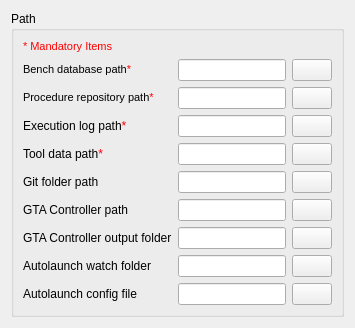
     <widget class="QWidget" name="PathTab">
      <attribute name="title">
       <string>Path settings</string>
      </attribute>
      <layout class="QGridLayout" name="gridLayout_2">
       <item row="0" column="0">
        <widget class="QGroupBox" name="groupBox">
         <property name="title">
          <string>Path</string>
         </property>
         <layout class="QGridLayout" name="gridLayout">
          <item row="2" column="1">
           <widget class="QLineEdit" name="RepositoryPathLE"/>
          </item>
          <item row="2" column="2">
           <widget class="QPushButton" name="RepositoryPathPB">
            <property name="text">
             <string/>
            </property>
            <property name="icon">
             <iconset resource="../resource.qrc">
              <normaloff>:/images/forms/img/OpenFolder.png</normaloff>:/images/forms/img/OpenFolder.png</iconset>
            </property>
           </widget>
          </item>
          <item row="2" column="0">
           <widget class="QLabel" name="label_3">
            <property name="toolTip">
             <string>Mandatory field</string>
            </property>
            <property name="text">
             <string>&lt;!DOCTYPE HTML PUBLIC &quot;-//W3C//DTD HTML 4.0//EN&quot; &quot;http://www.w3.org/TR/REC-html40/strict.dtd&quot;&gt;
&lt;html&gt;&lt;head&gt;&lt;meta name=&quot;qrichtext&quot; content=&quot;1&quot; /&gt;&lt;style type=&quot;text/css&quot;&gt;
p, li { white-space: pre-wrap; }
&lt;/style&gt;&lt;/head&gt;&lt;body style=&quot; font-family:'MS Shell Dlg 2'; font-size:8pt; font-weight:400; font-style:normal;&quot;&gt;
&lt;p style=&quot; margin-top:0px; margin-bottom:0px; margin-left:0px; margin-right:0px; -qt-block-indent:0; text-indent:0px;&quot;&gt;Procedure repository path&lt;span style=&quot; color:#ff0000;&quot;&gt;*&lt;/span&gt;&lt;/p&gt;&lt;/body&gt;&lt;/html&gt;</string>
            </property>
           </widget>
          </item>
          <item row="0" column="0">
           <widget class="QLabel" name="label_2">
            <property name="sizePolicy">
             <sizepolicy hsizetype="Preferred" vsizetype="Fixed">
              <horstretch>0</horstretch>
              <verstretch>0</verstretch>
             </sizepolicy>
            </property>
            <property name="text">
             <string>&lt;!DOCTYPE HTML PUBLIC &quot;-//W3C//DTD HTML 4.0//EN&quot; &quot;http://www.w3.org/TR/REC-html40/strict.dtd&quot;&gt;
&lt;html&gt;&lt;head&gt;&lt;meta name=&quot;qrichtext&quot; content=&quot;1&quot; /&gt;&lt;style type=&quot;text/css&quot;&gt;
p, li { white-space: pre-wrap; }
&lt;/style&gt;&lt;/head&gt;&lt;body style=&quot; font-family:'MS Shell Dlg 2'; font-size:8.25pt; font-weight:400; font-style:normal;&quot;&gt;
&lt;p style=&quot; margin-top:0px; margin-bottom:0px; margin-left:0px; margin-right:0px; -qt-block-indent:0; text-indent:0px;&quot;&gt;&lt;span style=&quot; font-size:8pt; color:#ff0000;&quot;&gt;* Mandatory Items&lt;/span&gt;&lt;/p&gt;&lt;/body&gt;&lt;/html&gt;</string>
            </property>
           </widget>
          </item>
          <item row="1" column="2">
           <widget class="QPushButton" name="LibPathPB">
            <property name="text">
             <string/>
            </property>
            <property name="icon">
             <iconset resource="../resource.qrc">
              <normaloff>:/images/forms/img/OpenFolder.png</normaloff>:/images/forms/img/OpenFolder.png</iconset>
            </property>
           </widget>
          </item>
          <item row="1" column="1">
           <widget class="QLineEdit" name="LibPathLE"/>
          </item>
          <item row="8" column="1">
           <widget class="QLineEdit" name="AutoLauncherLE"/>
          </item>
          <item row="6" column="1">
           <widget class="QLineEdit" name="GTAControllerLE"/>
          </item>
          <item row="7" column="2">
           <widget class="QPushButton" name="GTAControllerOutputLogPB">
            <property name="text">
             <string/>
            </property>
            <property name="icon">
             <iconset resource="../resource.qrc">
              <normaloff>:/images/forms/img/OpenFolder.png</normaloff>:/images/forms/img/OpenFolder.png</iconset>
            </property>
           </widget>
          </item>
          <item row="8" column="2">
           <widget class="QPushButton" name="AutoLauncherPB">
            <property name="text">
             <string/>
            </property>
            <property name="icon">
             <iconset resource="../resource.qrc">
              <normaloff>:/images/forms/img/OpenFolder.png</normaloff>:/images/forms/img/OpenFolder.png</iconset>
            </property>
           </widget>
          </item>
          <item row="7" column="0">
           <widget class="QLabel" name="label_16">
            <property name="text">
             <string>GTA Controller output folder</string>
            </property>
           </widget>
          </item>
          <item row="7" column="1">
           <widget class="QLineEdit" name="GTAControllerOutputLogLE"/>
          </item>
          <item row="6" column="2">
           <widget class="QPushButton" name="GTAControllerPB">
            <property name="text">
             <string/>
            </property>
            <property name="icon">
             <iconset resource="../resource.qrc">
              <normaloff>:/images/forms/img/OpenFolder.png</normaloff>:/images/forms/img/OpenFolder.png</iconset>
            </property>
           </widget>
          </item>
          <item row="8" column="0">
           <widget class="QLabel" name="label_18">
            <property name="text">
             <string>Autolaunch watch folder</string>
            </property>
           </widget>
          </item>
          <item row="9" column="0">
           <widget class="QLabel" name="label_17">
            <property name="text">
             <string>Autolaunch config file</string>
            </property>
           </widget>
          </item>
          <item row="5" column="2">
           <widget class="QPushButton" name="GitDbPB">
            <property name="text">
             <string/>
            </property>
            <property name="icon">
             <iconset resource="../resource.qrc">
              <normaloff>:/images/forms/img/OpenFolder.png</normaloff>:/images/forms/img/OpenFolder.png</iconset>
            </property>
           </widget>
          </item>
          <item row="6" column="0">
           <widget class="QLabel" name="label_15">
            <property name="text">
             <string>GTA Controller path</string>
            </property>
           </widget>
          </item>
          <item row="3" column="0">
           <widget class="QLabel" name="label_7">
            <property name="text">
             <string>&lt;html&gt;&lt;head/&gt;&lt;body&gt;&lt;p&gt;Execution log path&lt;span style=&quot; color:#ff0004;&quot;&gt;*&lt;/span&gt;&lt;/p&gt;&lt;/body&gt;&lt;/html&gt;</string>
            </property>
           </widget>
          </item>
          <item row="3" column="1">
           <widget class="QLineEdit" name="LogPathLE"/>
          </item>
          <item row="3" column="2">
           <widget class="QPushButton" name="LogPathFolderPB">
            <property name="text">
             <string/>
            </property>
            <property name="icon">
             <iconset resource="../resource.qrc">
              <normaloff>:/images/forms/img/OpenFolder.png</normaloff>:/images/forms/img/OpenFolder.png</iconset>
            </property>
           </widget>
          </item>
          <item row="4" column="0">
           <widget class="QLabel" name="label_4">
            <property name="text">
             <string>&lt;html&gt;&lt;head/&gt;&lt;body&gt;&lt;p&gt;Tool data path&lt;span style=&quot; color:#ff0004;&quot;&gt;*&lt;/span&gt;&lt;/p&gt;&lt;/body&gt;&lt;/html&gt;</string>
            </property>
           </widget>
          </item>
          <item row="4" column="1">
           <widget class="QLineEdit" name="ToolDataPathLE">
            <property name="text">
             <string/>
            </property>
           </widget>
          </item>
          <item row="4" column="2">
           <widget class="QPushButton" name="EmoExeFilePB">
            <property name="text">
             <string/>
            </property>
            <property name="icon">
             <iconset resource="../resource.qrc">
              <normaloff>:/images/forms/img/OpenFolder.png</normaloff>:/images/forms/img/OpenFolder.png</iconset>
            </property>
           </widget>
          </item>
          <item row="5" column="0">
           <widget class="QLabel" name="label_14">
            <property name="text">
             <string>&lt;html&gt;&lt;head/&gt;&lt;body&gt;&lt;p&gt;Git folder path&lt;/p&gt;&lt;/body&gt;&lt;/html&gt;</string>
            </property>
           </widget>
          </item>
          <item row="5" column="1">
           <widget class="QLineEdit" name="GitDbLE"/>
          </item>
          <item row="9" column="1">
           <widget class="QLineEdit" name="AutoLauncherConfigLE"/>
          </item>
          <item row="9" column="2">
           <widget class="QPushButton" name="AutoLauncherConfigPB">
            <property name="text">
             <string/>
            </property>
            <property name="icon">
             <iconset resource="../resource.qrc">
              <normaloff>:/images/forms/img/OpenFolder.png</normaloff>:/images/forms/img/OpenFolder.png</iconset>
            </property>
           </widget>
          </item>
          <item row="1" column="0">
           <widget class="QLabel" name="label">
            <property name="toolTip">
             <string>Mandatory field</string>
            </property>
            <property name="text">
             <string>&lt;!DOCTYPE HTML PUBLIC &quot;-//W3C//DTD HTML 4.0//EN&quot; &quot;http://www.w3.org/TR/REC-html40/strict.dtd&quot;&gt;
&lt;html&gt;&lt;head&gt;&lt;meta name=&quot;qrichtext&quot; content=&quot;1&quot; /&gt;&lt;style type=&quot;text/css&quot;&gt;
p, li { white-space: pre-wrap; }
&lt;/style&gt;&lt;/head&gt;&lt;body style=&quot; font-family:'MS Shell Dlg 2'; font-size:8pt; font-weight:400; font-style:normal;&quot;&gt;
&lt;p style=&quot; margin-top:0px; margin-bottom:0px; margin-left:0px; margin-right:0px; -qt-block-indent:0; text-indent:0px;&quot;&gt;Bench database path&lt;span style=&quot; color:#ff0000;&quot;&gt;*&lt;/span&gt;&lt;/p&gt;&lt;/body&gt;&lt;/html&gt;</string>
            </property>
           </widget>
          </item>
         </layout>
        </widget>
       </item>
      </layout>
     </widget>
